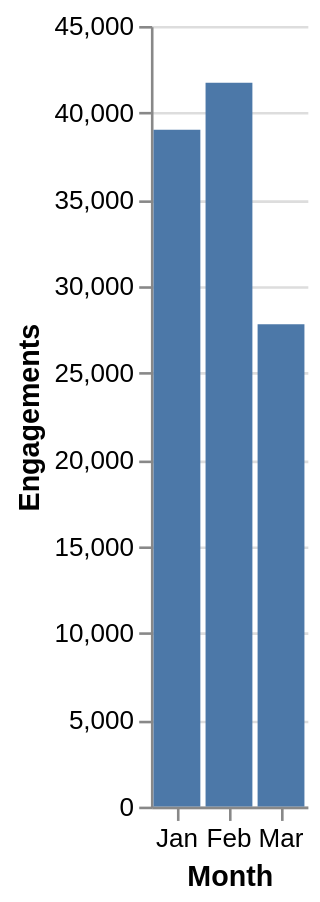

Vega-Lite specification stored for this chart:
### Vega-Lite specification from a JSON file in a GitHub repository (floating-point values rounded to 4 significant figures)
{"$schema": "https://vega.github.io/schema/vega-lite/v5.json", "data": {"values": [["2021-01-01T00:00:00.000Z", 39018], ["2021-02-01T00:00:00.000Z", 41724], ["2021-03-01T00:00:00.000Z", 27809]]}, "mark": "bar", "encoding": {"y": {"field": "1", "type": "quantitative", "title": "Engagements"}, "x": {"field": "0", "type": "nominal", "title": "Month", "timeUnit": "month"}}, "view": {"stroke": null}}
